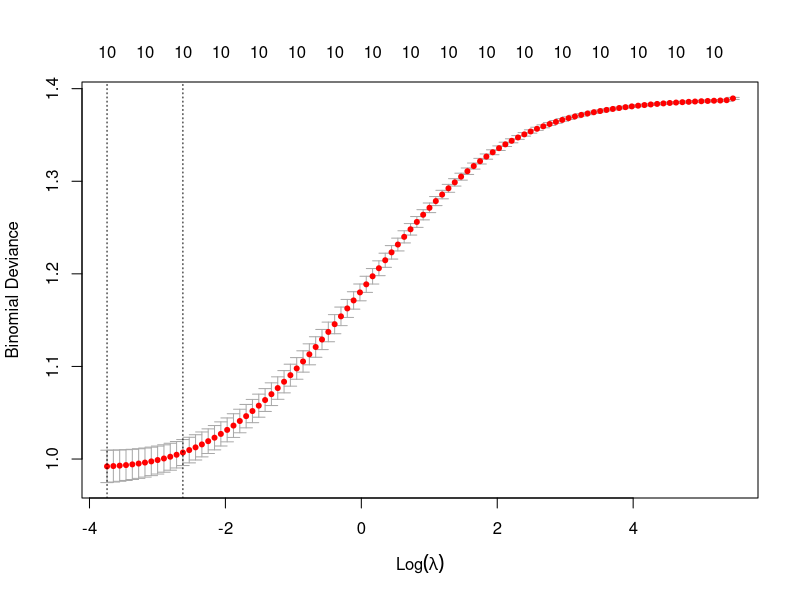
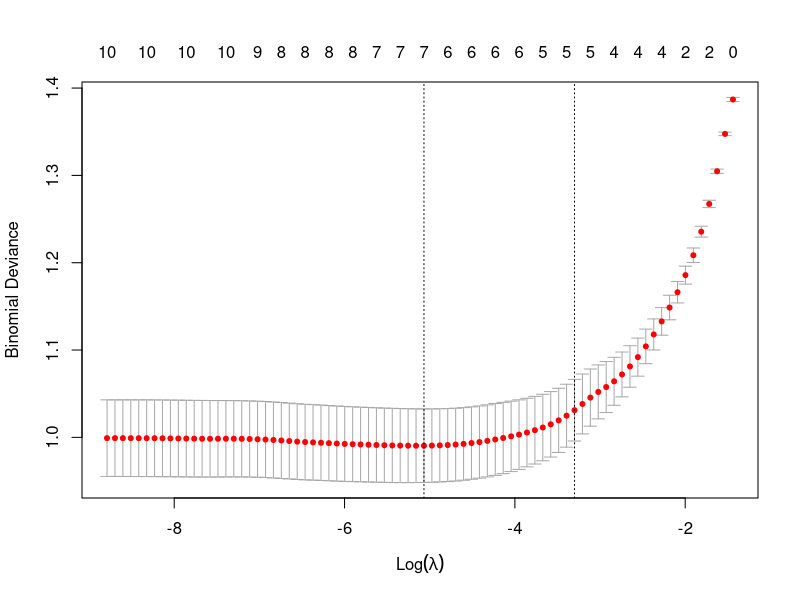

Reproduce these figures in R, in order.
## ---- chunk 1
rm(list=ls()); graphics.off()
## ---- chunk 2
tab <- read.table("diabetes.txt", header=TRUE, sep="\t")

# Add YBin to data frame
tab$YBin <- as.numeric(tab$Y > median(tab$Y))

# Drop Y from data frame
tab <- tab[, -11]

dim(tab)
head(tab)
## ---- chunk 3
test_index <- sample(1:442, size=round(442/5))

train_data <- tab[-test_index, ]
test_data <- tab[test_index, ]
## ---- chunk 4
performance <- function(Y, Y_predict) {
  confusion_matrix <- table(Prediction=Y_predict, Observation=Y)
  
  cat("Confusion matrix:\n\n")
  print(confusion_matrix)
  
  confusion_matrix["0","0"] -> TN
  confusion_matrix["0","1"] -> FN
  confusion_matrix["1","0"] -> FP
  confusion_matrix["1","1"] -> TP
  
  accuracy_ <- (TP+TN)/(TP+TN+FP+FN)
  precision_ <- TP/(TP+FP)
  recall_ <- TP/(TP+FN)
  specificity_ <- TN/(TN+FP)
  
  cat("\nAccuracy:", accuracy_, "\n")
  cat("Precision:", precision_, "\n")
  cat("Recall:", recall_, "\n")
  cat("Specificity:", specificity_, "\n")
  
  return(list(accuracy=accuracy_, precision=precision_, 
              recall=recall_, specificity=specificity_))
}
## ---- chunk 5
res_logit <- glm(YBin~., family=binomial, data=train_data)
summary(res_logit)
## ---- chunk 6
YBin_logit <- round(predict.glm(res_logit, newdata=test_data[, -11], type="response"))
## ---- chunk 7
perf_logit <- performance(test_data$YBin, YBin_logit)
## ---- chunk 8
fold_index <- split(
  1:442,
  f = sample(rep(1:5, times=c(88, 88, 88, 88, 90)))
)

sum_accuracy <- 0
sum_precision <- 0
sum_recall <- 0
sum_specificity <- 0

for (i in 1:5) {
  cat("========= FOLD", i, "=========\n\n")
  
  test_fold_index <- fold_index[[i]]
  train_fold <- tab[-test_fold_index, ]
  test_fold <- tab[test_fold_index, ]
  
  res_fold <- glm(YBin~., family=binomial, data=train_fold)
  
  YBin_fold <- round(predict.glm(res_fold, newdata=test_fold[, -11], type="response"))

  perf_fold <- performance(test_fold$YBin, YBin_fold)
  cat("\n")

  sum_accuracy <- sum_accuracy + perf_fold$accuracy
  sum_precision <- sum_precision + perf_fold$precision
  sum_recall <- sum_recall + perf_fold$recall
  sum_specificity <- sum_specificity + perf_fold$specificity
}

cat("\nAverage accuracy:", sum_accuracy/5, "\n")
cat("Average precision:", sum_precision/5, "\n")
cat("Average recall:", sum_recall/5, "\n")
cat("Average specificity:", sum_specificity/5, "\n")
## ---- chunk 9
res0 <- glm(YBin~1, family=binomial, data=train_data)
res_forward <- step(res0, list(upper=res_logit), direction="forward")
summary(res_forward)
## ---- chunk 10
YBin_forward <- round(predict.glm(res_forward, newdata=test_data[, -11], type="response"))
perf_forward <- performance(test_data$YBin, YBin_forward)
## ---- chunk 11
library(glmnet)

cv_ridge <- cv.glmnet(as.matrix(tab[,-11]), tab$YBin, family="binomial", alpha=0)
plot(cv_ridge)

best_ridge_lambda <- cv_ridge$lambda.min
cat("Best Ridge lambda:", best_ridge_lambda, "\n")
## ---- chunk 12
res_ridge <- glmnet(as.matrix(train_data[,-11]), train_data$YBin, family="binomial", alpha=0, lambda=best_ridge_lambda)
coef(res_ridge)
## ---- chunk 13
YBin_ridge <- round(predict(res_ridge, as.matrix(test_data[, -11]), type="response"))
perf_ridge <- performance(test_data$YBin, YBin_ridge)
## ---- chunk 14
library(glmnet)

cv_lasso <- cv.glmnet(as.matrix(tab[,-11]), tab$YBin, family="binomial", alpha=1)
plot(cv_lasso)

best_lasso_lambda <- cv_lasso$lambda.min
cat("Best Lasso lambda:", best_lasso_lambda, "\n")
## ---- chunk 15
res_lasso <- glmnet(as.matrix(train_data[,-11]), train_data$YBin, family="binomial", alpha=1, lambda=best_lasso_lambda)
coef(res_lasso)
## ---- chunk 16
YBin_lasso <- round(predict(res_lasso, as.matrix(test_data[, -11]), type="response"))
perf_lasso <- performance(test_data$YBin, YBin_lasso)
## ---- chunk 17
data.frame(
  Model=c("Logit", "Forward", "Ridge", "Lasso"),
  Accuracy=c(perf_logit$accuracy, perf_forward$accuracy, perf_ridge$accuracy, perf_lasso$accuracy),
  Precision=c(perf_logit$precision, perf_forward$precision, perf_ridge$precision, perf_lasso$precision),
  Recall=c(perf_logit$recall, perf_forward$recall, perf_ridge$recall, perf_lasso$recall),
  Specificity=c(perf_logit$specificity, perf_forward$specificity, perf_ridge$specificity, perf_lasso$specificity)
)
